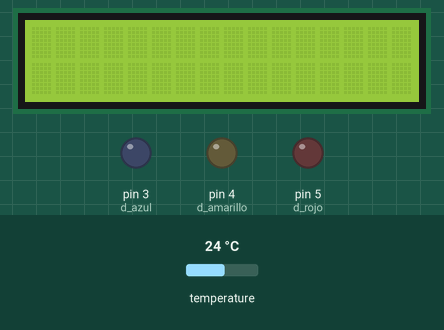
The sketch below on a simulated Arduino Uno, built with avr-gcc and run on an emulated ATmega328P. Parts: 16×2 character LCD, output pins drawn as LEDs (lit = HIGH). The inputs (shaded band) are chosen by the test bench; at power-on: temperature 24 °C.

Above: at 1.3 s.
1.4 s: temperature set to 15.6 °C
At 2.8 s:
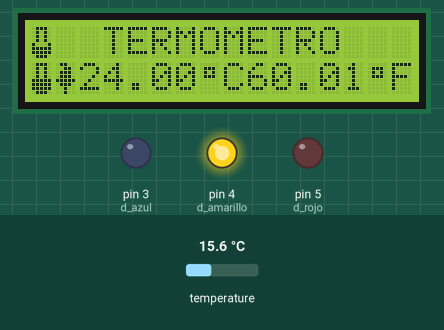
5.3 s: temperature set to 14.3 °C
At 9.4 s:
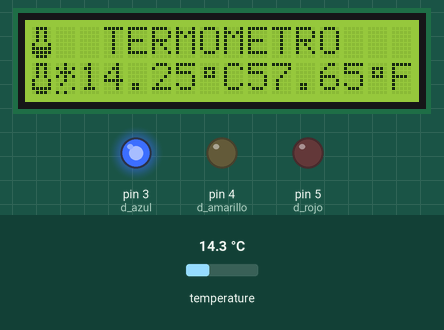
9.6 s: temperature set to 33 °C
At 13.8 s:
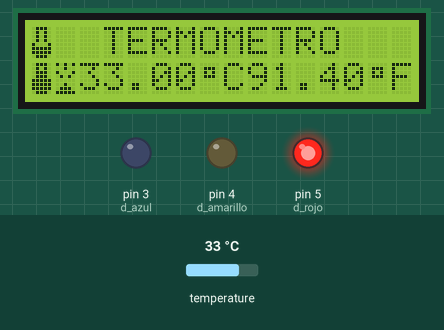
Timing chart, 0 to 15.3 s (numbered marks = the images above; inputs shaded):
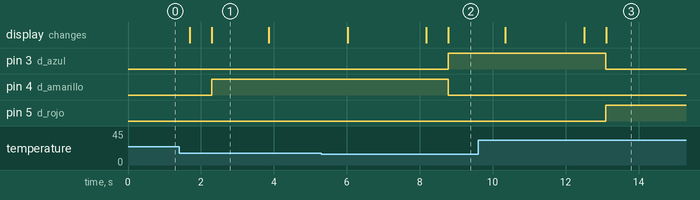

The sketch:

Termometro.ino
```cpp
/*
  Fundación Kinal
  Centro Educativo Técnico Labral Kinal
  Electrónica
  Grado: Quinto
  Sección: A
  Curso: Taller de Electrónica Digital y Reparación de Computadoras I
  Nombre: Álvaro Anzueto Rodas
  Carné: 2019373
*/

//Directivas de preprocesador
#define sensor_t 2
#define d_azul 3
#define d_amarillo 4
#define d_rojo 5
#define encender(pin) digitalWrite(pin, HIGH); //para operaciones simplificadas
#define apagar(pin) digitalWrite(pin, LOW);

//librerías a usar
#include <OneWire.h>
#include <DallasTemperature.h>
#include <LiquidCrystal_I2C.h>

//Constructores
OneWire miWire(sensor_t); //para comunicación de un solo cable en el pin 2
DallasTemperature sensors(&miWire);//para el sensor de temperatura

LiquidCrystal_I2C lcd_Alvaro(0x27, 16, 2);//para nuestra lcd

//caracteres especiales
byte termometro[] = {
  B01110,
  B01010,
  B01010,
  B01010,
  B10001,
  B11111,
  B11111,
  B01110
};

byte frio[] = {
  B01110,
  B01010,
  B01010,
  B01010,
  B10001,
  B10001,
  B11111,
  B01110
};

byte copo[] = {
  B00100,
  B10101,
  B01110,
  B10101,
  B00100,
  B01000,
  B00001,
  B10100
};

byte templado[] = {
  B01110,
  B01010,
  B01010,
  B01010,
  B11111,
  B11111,
  B11111,
  B01110
};

byte hoja[] = {
  B01100,
  B00110,
  B01110,
  B01110,
  B11111,
  B01110,
  B00100,
  B00100
};

byte caliente[] = {
  B01110,
  B01010,
  B01110,
  B01110,
  B11111,
  B11111,
  B11111,
  B01110
};

byte volcan[] = {
  B10101,
  B00100,
  B10001,
  B01010,
  B00000,
  B00100,
  B01110,
  B11111
};

byte grado_simbolo[] = {
  B00000,
  B01110,
  B01010,
  B01110,
  B00000,
  B00000,
  B00000,
  B00000
};

float temp1, temp2;

void setup() {
  //no usaré funcion para esto
  Serial.begin(9600);
  sensors.begin();//inicio el sensor de temperatura
  lcd_Alvaro.init();//inicio la lcd
  lcd_Alvaro.backlight();
  lcd_Alvaro.createChar(0, termometro);//defino caracteres
  lcd_Alvaro.createChar(1, grado_simbolo);
  lcd_Alvaro.createChar(2, frio);
  lcd_Alvaro.createChar(3, templado);
  lcd_Alvaro.createChar(4, caliente);
  lcd_Alvaro.createChar(5, copo);
  lcd_Alvaro.createChar(6, hoja);
  lcd_Alvaro.createChar(7, volcan);
  pinMode(d_azul, OUTPUT);//pines para los leds
  pinMode(d_amarillo, OUTPUT);
  pinMode(d_rojo, OUTPUT);
}

void loop() {
  //sera un proceso casi sin funciones
  temp1 = calculo_C();
  temp2 = calculo_F();
  interfaz_lcd();
  etapas_temperatura();
}

//*******************************FUNCIONES*********************************

float calculo_C() { //Funcion para sacar temperatura en grados C
  float grados_c;
  sensors.requestTemperatures();
  grados_c = sensors.getTempCByIndex(0);
  return grados_c;
}

float calculo_F() { //Funcion para sacar temperatura en grados F
  float grados_f;
  sensors.requestTemperatures();
  grados_f = sensors.getTempFByIndex(0);
  return grados_f;
}

void interfaz_lcd() {
  lcd_Alvaro.setCursor(0, 0);
  lcd_Alvaro.write(0);
  lcd_Alvaro.print("  TERMOMETRO ");
  lcd_Alvaro.setCursor(2, 1);
  lcd_Alvaro.print(temp1);
  lcd_Alvaro.write(1);
  lcd_Alvaro.print("C ");
  lcd_Alvaro.setCursor(9, 1);
  lcd_Alvaro.print(temp2);
  lcd_Alvaro.write(1);
  lcd_Alvaro.print("F ");
  delay(600);
}

void etapas_temperatura() {
  if (temp1 < 15) {//si la temperatura es fría
    encender(d_azul);
    apagar(d_rojo);
    apagar(d_amarillo);
    lcd_Alvaro.setCursor(0, 1);
    lcd_Alvaro.write(2);
    lcd_Alvaro.write(5);
  }

  if (temp1 >= 15 && temp1 <= 30) {//Si la temperatura es templada
    encender(d_amarillo);
    apagar(d_azul);
    apagar(d_rojo);
    lcd_Alvaro.setCursor(0, 1);
    lcd_Alvaro.write(3);
    lcd_Alvaro.write(6);
  }

  if (temp1 > 30) {//Si la temperatura es caliente
    encender(d_rojo);
    apagar(d_azul);
    apagar(d_amarillo);
    lcd_Alvaro.setCursor(0, 1);
    lcd_Alvaro.write(4);
    lcd_Alvaro.write(7);
  }
}
```

Measured:
- the behaviour switches between 15 and 14.9 °C on temperature (found by bisection; images 1 and 2)
- after the input at 5.3 s, pin 3 (d_azul): LOW → HIGH after 3.5 s; pin 4 (d_amarillo): HIGH → LOW after 3.5 s; the display: first changes after 0.72 s (image 2 shows a later state)
- after the input at 9.6 s, pin 3 (d_azul): HIGH → LOW after 3.5 s; pin 5 (d_rojo): LOW → HIGH after 3.5 s; the display: first changes after 0.74 s (image 3 shows a later state)
- what the display in image 1 shows lasts 1.6 s, from 2.3 s to 3.9 s
